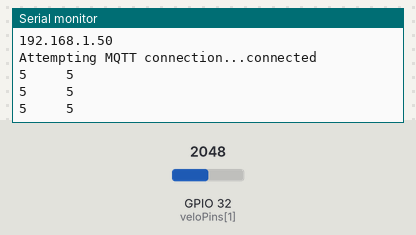
Bench run of a sketch on a simulated ESP32. Shown: the last lines printed to the serial monitor. The inputs (shaded band) are chosen by the test bench; at power-on: GPIO 32 (veloPins[1]) = 2048. WiFi joins after 1.5 s; servers stay silent unless stated; random numbers use the default seed unless the sketch sets one; no MQTT or app messages arrive unless stated.

Above: at 2.7 s.
2.8 s: GPIO 32 (veloPins[1]) set to 2866
At 3.5 s:
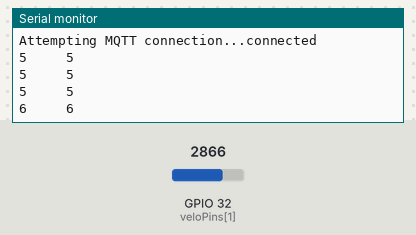
4.3 s: GPIO 32 (veloPins[1]) set to 3603
At 5.0 s:
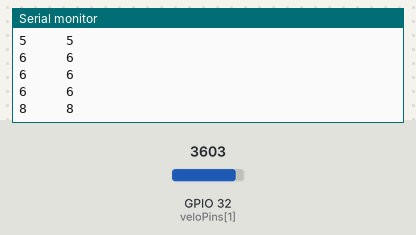
Timing chart, 0 to 7.3 s (numbered marks = the images above; inputs shaded):
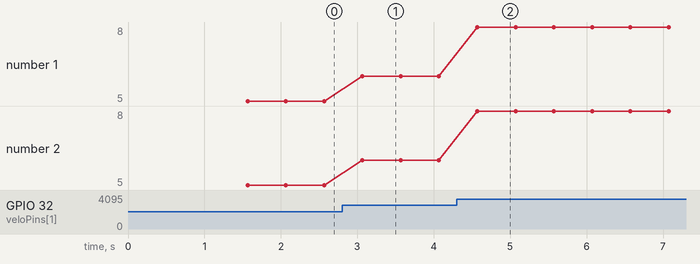

Measured:
- after the input at 2.8 s, the serial monitor: prints a new line after 0.27 s (image 1)
- after the input at 4.3 s, the serial monitor: prints a new line after 0.27 s (image 2)
- plotted number 1: 5 → 6 after the input at 2.8 s, 6 → 8 after the input at 4.3 s
- plotted number 2: 5 → 6 after the input at 2.8 s, 6 → 8 after the input at 4.3 s

The sketch:

Publish.ino
```cpp
#include <WiFi.h>
#include <PubSubClient.h>
#include <WiFiManager.h>


// Update these with values suitable for your network.
const char* ssid = "Akshaya";
const char* password = "1Abhikshaya";
const char* mqtt_server = "hairdresser.cloudmqtt.com";
#define mqtt_port 15772    //change this everytime u refresh mQtt hedge dog
#define MQTT_USER "qhoiayhk"
#define MQTT_PASSWORD "HZv4WwXWR6Y6"
#define MQTT_SERIAL_PUBLISH_CH1 "/sensor/instant/sensor1"    //transmites and publishes data to broker cl //"/taptouch/instantaneous_sensorval/tx"


//sensor pins
const int veloPins[] = {33,32,35,34,39};   //this code uses 32

WiFiClient wifiClient;
PubSubClient client(wifiClient);


void setup() {
  Serial.begin(115200);
  Serial.setTimeout(500);// Set time out for
  setup_wifi();   //wifi connection
  client.setServer(mqtt_server, mqtt_port);      //sets the server details
  client.setCallback(callback);                  //sets message call back function --> If the client is used to subscribe to topics, a callback function must be provided in the constructor. This function is called when new messages arrive at the client.
  reconnect();     //mQtt connection
  //  measure_sensorval();

  //init sensor pins
  pinMode(veloPins[0], INPUT_PULLUP);
  pinMode(veloPins[1], INPUT_PULLUP);
  pinMode(veloPins[2], INPUT_PULLUP);
  pinMode(veloPins[3], INPUT_PULLUP);
  pinMode(veloPins[4], INPUT_PULLUP);
  pinMode(veloPins[5], INPUT_PULLUP);
  pinMode(veloPins[6], INPUT_PULLUP);
  pinMode(veloPins[7], INPUT_PULLUP);
  pinMode(veloPins[8], INPUT_PULLUP);
  pinMode(veloPins[9], INPUT_PULLUP);

}


void setup_wifi() {
  delay(10);
  //WiFi setup built in
  Serial.println();
  Serial.print("Connecting to ");
  Serial.println(ssid);
  WiFi.begin(ssid, password);
  while (WiFi.status() != WL_CONNECTED) {
    delay(500);
    Serial.print(".");
  }
  randomSeed(micros());
  Serial.println("");
  Serial.println("WiFi connected");
  Serial.println("IP address: ");
  Serial.println(WiFi.localIP());

  //WiFi setup using WiFi manager library
  //  WiFiManager manager;
  //  bool success = manager.autoConnect("ESP32_publish", "password");
  //  if (!success) {
  //    Serial.println("Failed to connect");
  //  }
  //  else {
  //    Serial.println("Connected");
  //  }

}

// Function to establish a connection to MQTT
void reconnect() {
  // Loop until we're reconnected to MQTT
  while (!client.connected()) {
    Serial.print("Attempting MQTT connection...");
    // Create a random client ID
    String clientId = "ESP32Client-";
    clientId += String(random(0xffff), HEX);
    // Attempt to connect
    if (client.connect(clientId.c_str(), MQTT_USER, MQTT_PASSWORD)) {
      Serial.println("connected");
      //Once connected, publish an announcement...
      client.publish("/flask/mqtt/ESP1", "ESP_publish is connected");
      // ... and resubscribe
    }
    else {
      Serial.print("failed, rc=");
      Serial.print(client.state());
      Serial.println(" try again in 5 seconds");
      // Wait 5 seconds before retrying
      delay(5000);
    }
  }
}

void callback(char* topic, byte * payload, unsigned int length) {
  Serial.println("-------new message from broker-----");
  Serial.print("channel:");
  Serial.println(topic);
  Serial.print("data:");
  Serial.write(payload, length);
  Serial.println();

}


//void publishSerialData(char *serialData) {
//  if (!client.connected()) {
//    reconnect();
//  }
//  client.publish(MQTT_SERIAL_PUBLISH_CH, serialData);
//}

//sensor read function
float analogToVoltageESP32(int analogVal, float voltageValue)
{
  return (analogVal * voltageValue) / 4095;
}

void loop() {
  client.loop();
  //  fsrReading = analogRead(fsrPin);


  int val1 = int(analogToVoltageESP32(analogRead(veloPins[1]), 3.3) / .33);
  Serial.print(val1);
  Serial.print("     ");
  char buf[8];
  const char *CC = itoa(val1, buf, 10);
  Serial.println(*CC);

  //const char *fsrReading = "unencrypted";
  client.publish(MQTT_SERIAL_PUBLISH_CH1, CC);
  delay(500);
  //  publishSerialData(*sensorval);

  //  if (Serial.available() > 0) {
  //    char mun[501];
  //    memset(mun, 0, 501);
  //    Serial.readBytesUntil( '\n', mun, 500);
  //    publishSerialData(mun);
  //  }
}
```
